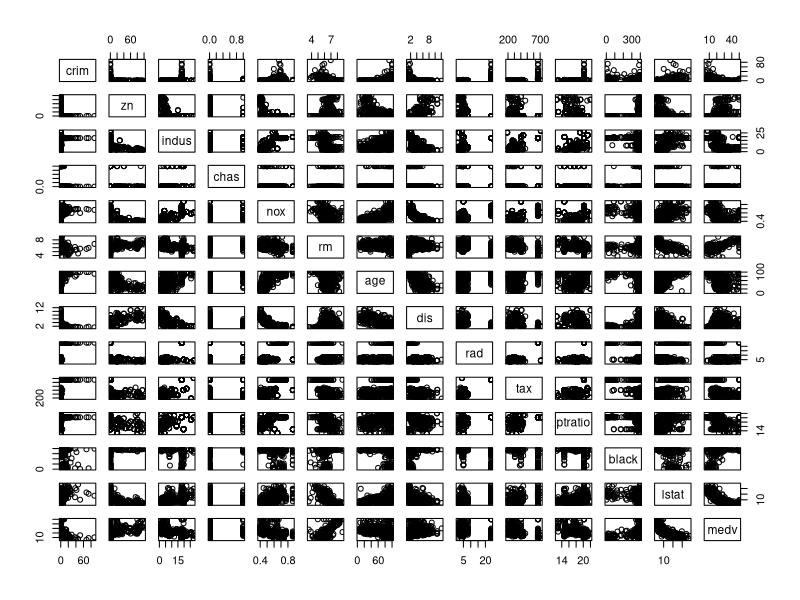
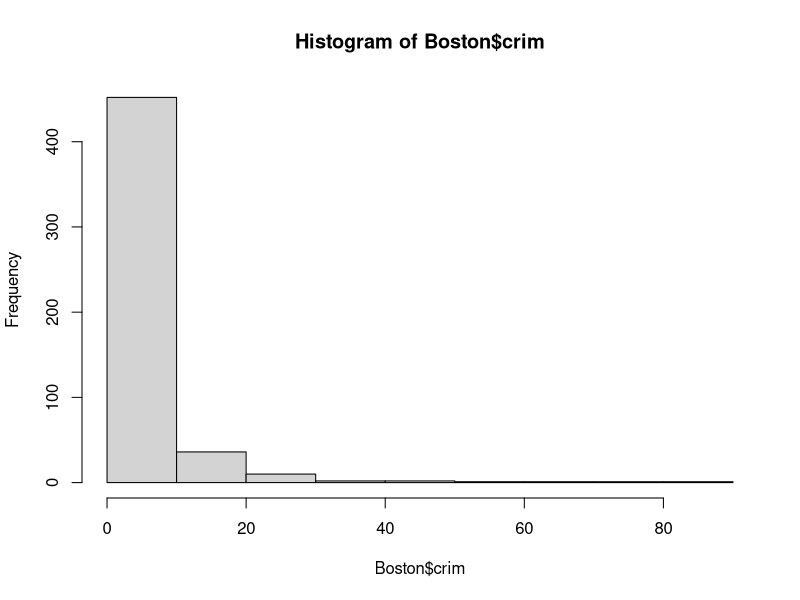
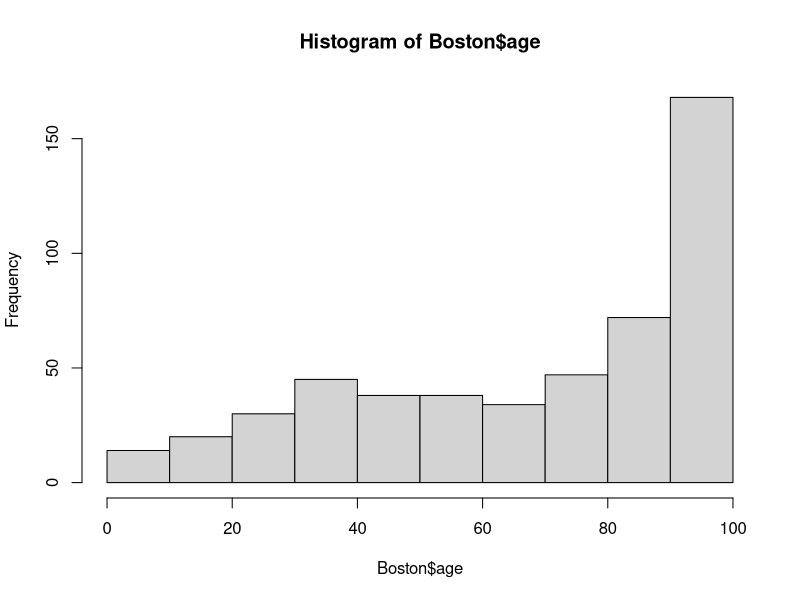
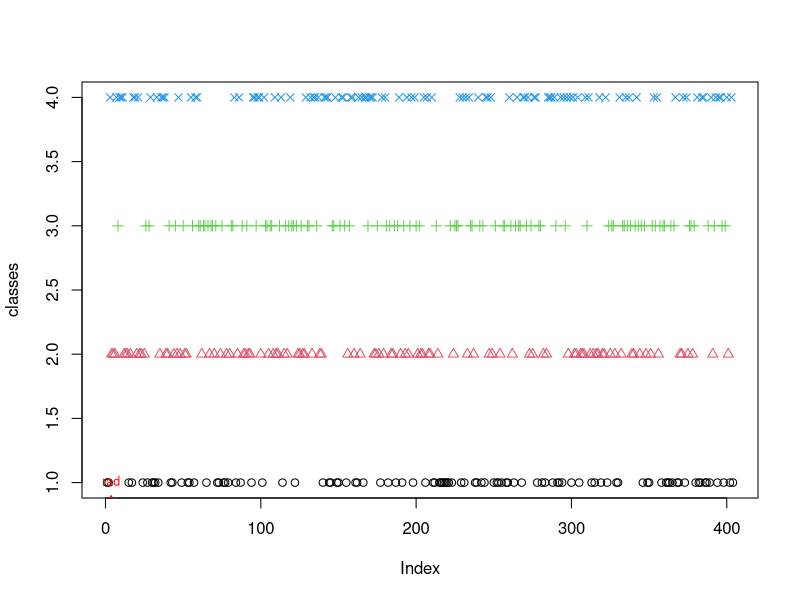
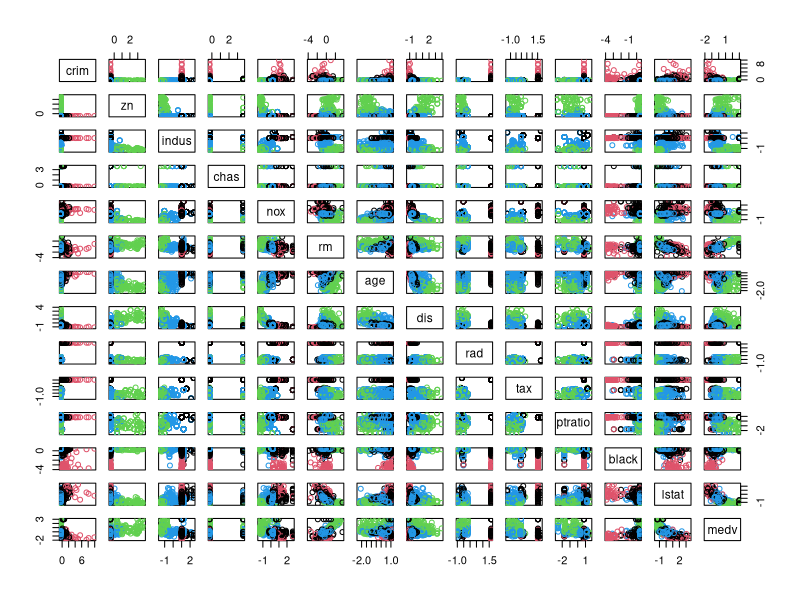
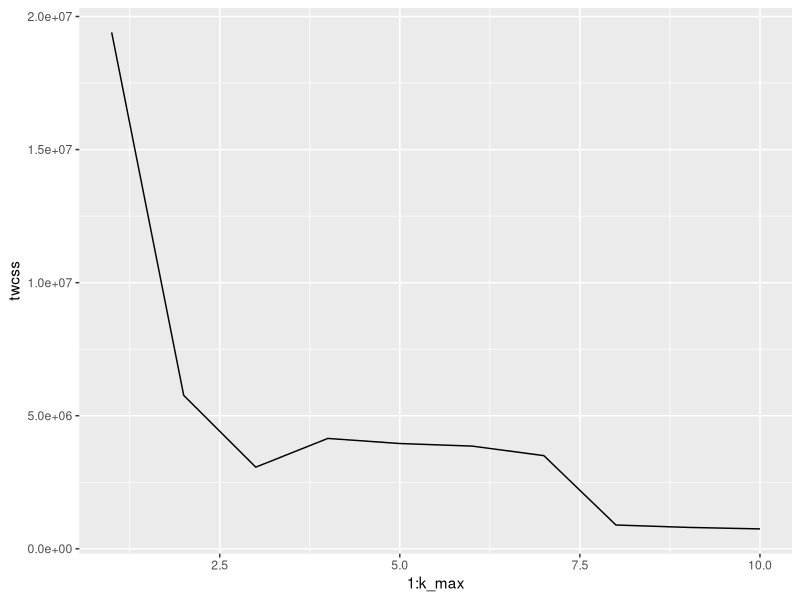
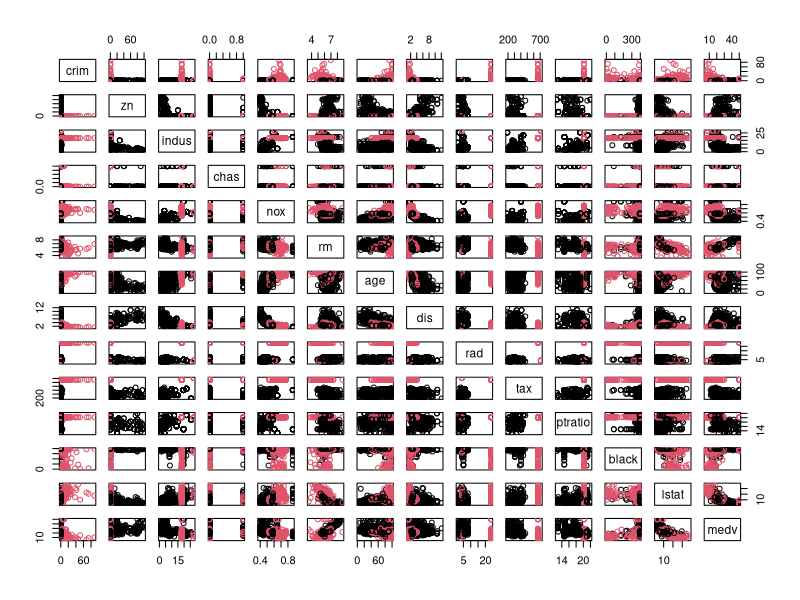
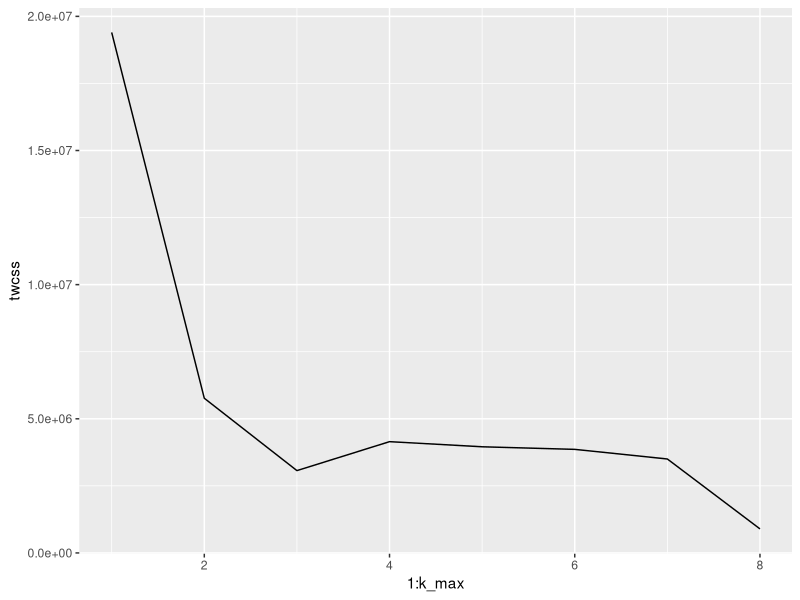

The R source for these figures, in order:
## ---- chunk 1
library(MASS)
data("Boston")
str(Boston)
dim(Boston)

## ---- chunk 2
library(ggplot2)
plot(Boston)

## ---- chunk 3
hist(Boston$crim)
## ---- chunk 4
hist(Boston$age)
## ---- chunk 5
scale_boston <- scale(Boston)
summary(scale_boston)
scale_boston <- as.data.frame(scale_boston)
quantiles <- quantile(scale_boston$crim)
quantiles
crime <- cut(scale_boston$crim, breaks = quantiles, include.lowest = TRUE, labels = c("low", "med_low", "med_high", "high"))
library(dplyr)
scale_boston <- dplyr::select(scale_boston, -crim)
scale_boston <- data.frame(scale_boston, crime)

set.seed(1234)
n <- nrow(scale_boston)
ind <- sample(n, size = n * 0.8)
train <- scale_boston[ind,]
test <- scale_boston[-ind,]


## ---- chunk 6
lda.fit <- lda(crime ~ ., data = train)
lda.arrows <- function(x, myscale = 1, arrow_heads = 0.1, color = "red", tex = 0.75, choices = c(1,2)){
  heads <- coef(x)
  arrows(x0 = 0, y0 = 0, 
         x1 = myscale * heads[,choices[1]], 
         y1 = myscale * heads[,choices[2]], col=color, length = arrow_heads)
  text(myscale * heads[,choices], labels = row.names(heads), 
       cex = tex, col=color, pos=3)
}

# target classes as numeric
classes <- as.numeric(train$crime)

# plot the lda results
plot(classes, dimen = 2, col = classes, pch = classes)
lda.arrows(lda.fit, myscale = 1)


## ---- chunk 7

# save the correct classes from test data
correct_classes <- test$crime

# remove the crime variable from test data
test <- dplyr::select(test, -crime)

lda.pred <- predict(lda.fit, newdata = test) 
table(correct = correct_classes, predicted = lda.pred$class)





                      
                      



## ---- chunk 8
# load MASS and Boston
library(MASS)
data('Boston')
scaled_boston <- scale(Boston)
# euclidean distance matrix
dist_eu <- dist(scaled_boston)
summary(dist_eu)
# manhattan distance matrix
dist_man <- dist(scaled_boston, method = 'manhattan')
summary(dist_man)

km <-kmeans(scaled_boston, centers = 4)
pairs(scaled_boston, col = km$cluster)

set.seed(123)
k_max <- 10
twcss <- sapply(1:k_max, function(k){kmeans(Boston, k)$tot.withinss})
library(ggplot2)
qplot(x = 1:k_max, y = twcss, geom = 'line')
km <-kmeans(Boston, centers = 2)
pairs(Boston, col = km$cluster)


## ---- chunk 9
set.seed(123)
k_max <- 8
twcss <- sapply(1:k_max, function(k){kmeans(Boston, k)$tot.withinss})
library(ggplot2)
qplot(x = 1:k_max, y = twcss, geom = 'line')
km <-kmeans(Boston, centers = 2)
pairs(Boston, col = km$cluster)

## ---- chunk 10
set.seed(123)
k_max <- 2
twcss <- sapply(1:k_max, function(k){kmeans(Boston, k)$tot.withinss})
library(ggplot2)
qplot(x = 1:k_max, y = twcss, geom = 'line')
km <-kmeans(Boston, centers = 2)
pairs(Boston, col = km$cluster)

